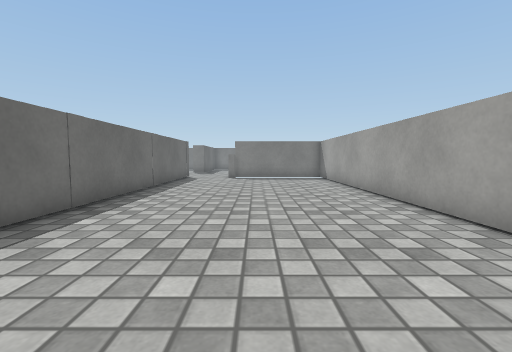
View 1 (above)

24 first-person views from a walk through a scene from a Unity 3-D project. The camera is 0.55 m above the floor, tilts 4° down and sees 90° across. The floor is counted in squares, 0.5 m on a side. Each view is taken from the middle of a square. On the plan, view 1 faces up. The plan holds only what a view shows up to about 11 squares ahead; the rest is blank. The place goes on beyond the plan. Surface patterns are stand-ins for the level's own textures.

View 2
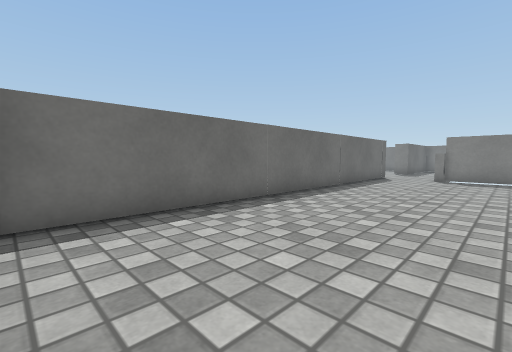

View 3
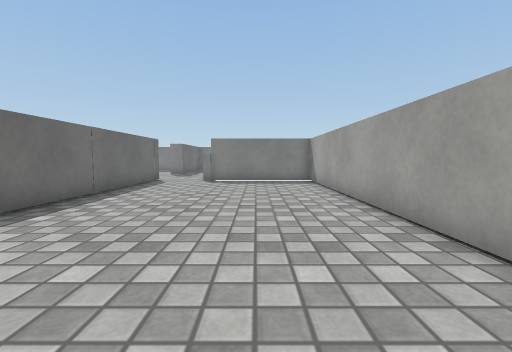

View 4
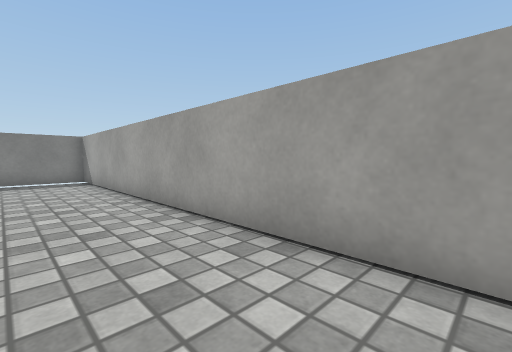

View 5
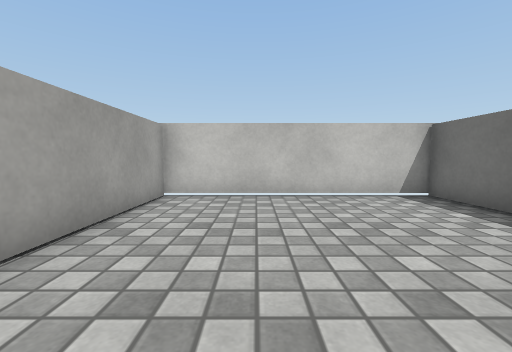

View 6
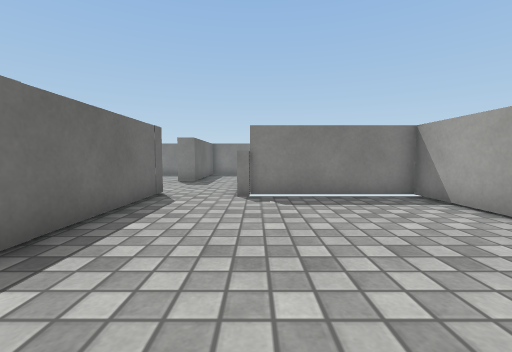

View 7
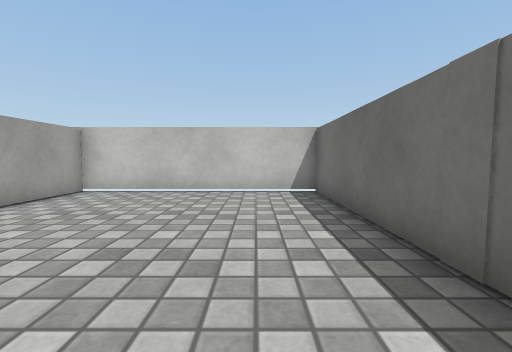

View 8
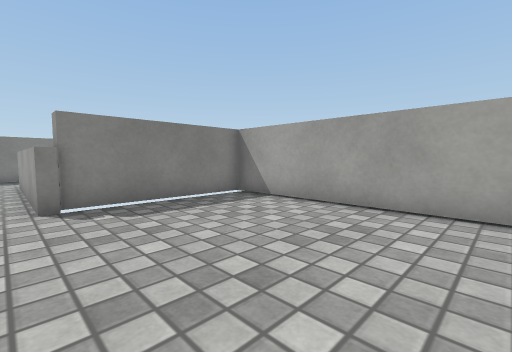

View 9
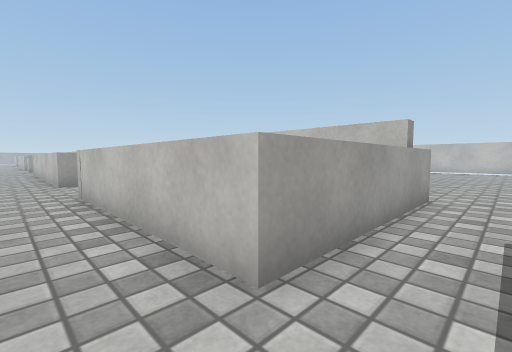

View 10
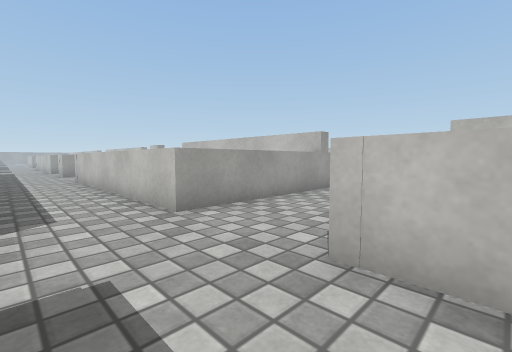

View 11
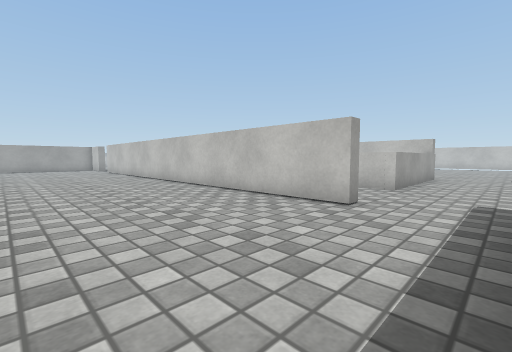

View 12
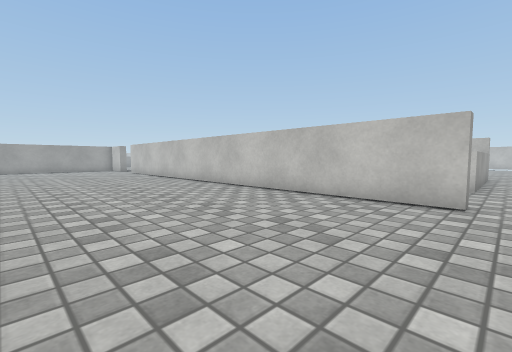

View 13
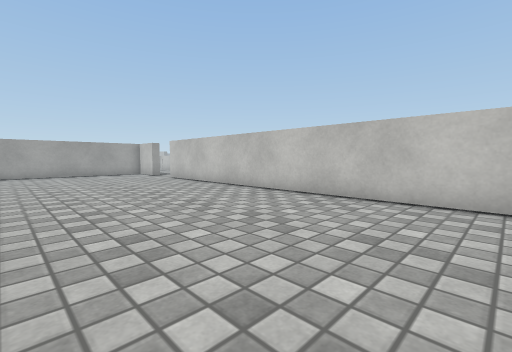

View 14
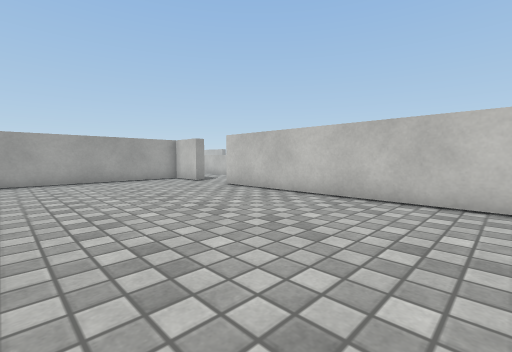

View 15
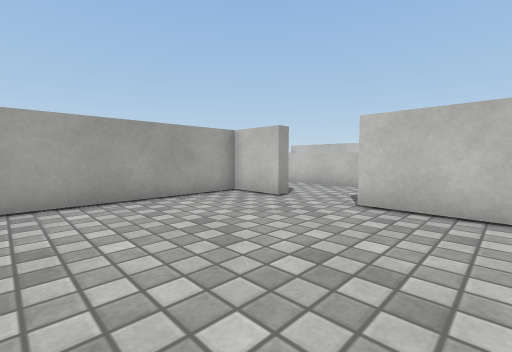

View 16
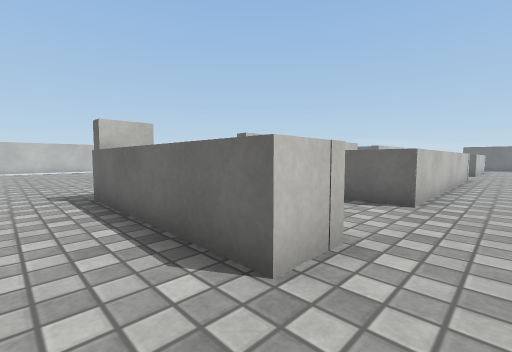

View 17
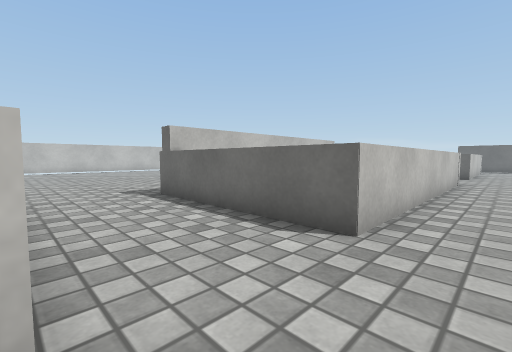

View 18
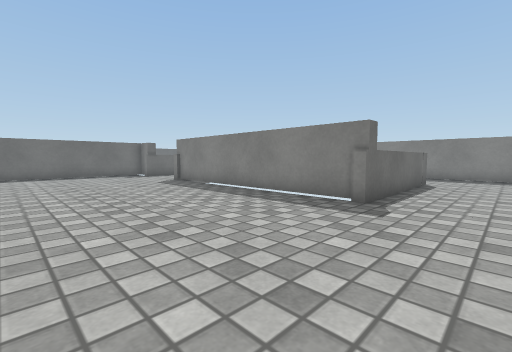

View 19
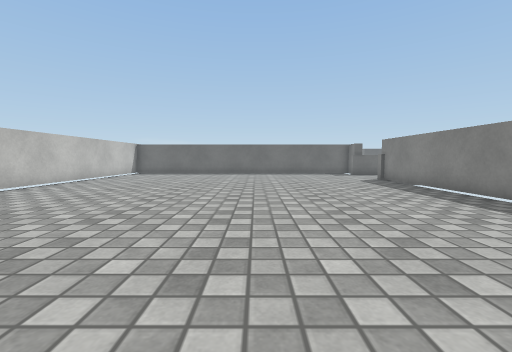

View 20
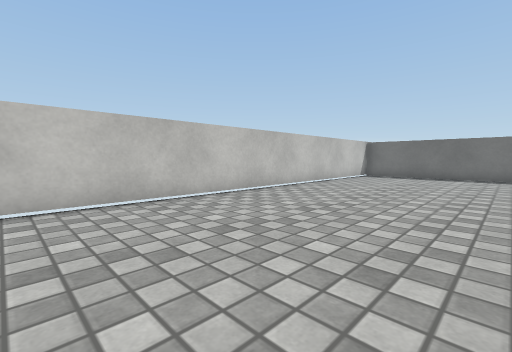

View 21
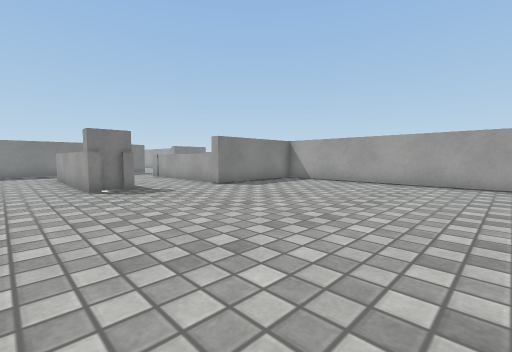

View 22
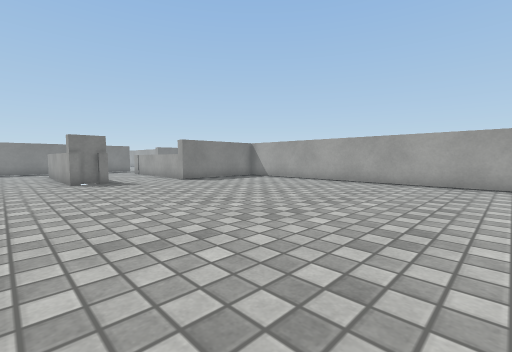

View 23
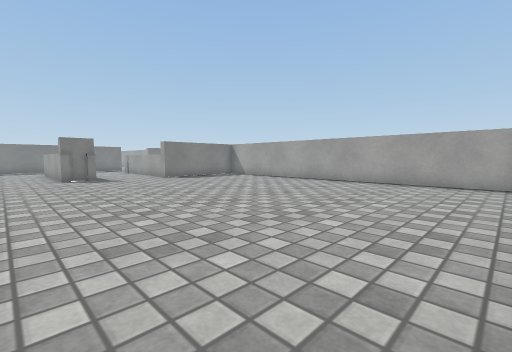

View 24
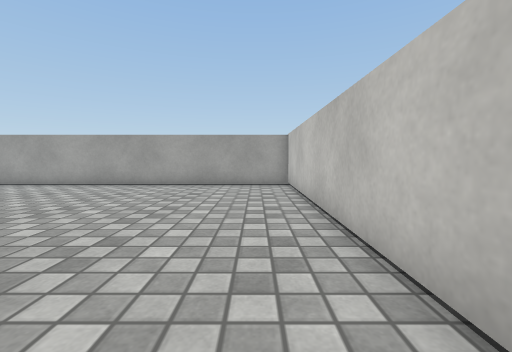

### Floor plan
Key: @ floor where view 1 was taken; # wall or solid block; . floor; ^ raised ledge; B block.
Columns run from 4 left of view 1 to 32 right of it. Each row starts with its distance up from view 1.
 31             ........................#
 30           ..........................#
 29           ..........................#
 28           ..........................#
 27           ..........................#
 26           ..........................#
 25           ..........................#
 24           ...###################..###
 23         ..................      ...
 22  .............................  ....
 21  .............................   ...
 20  ..^^^^^^^...^^^^^^^^^^...BB..   ^^^
 19  ..^      ...^        ^...^^..
 18 ...^      ...^        ^...^^..
 17 ...^      ...^        ^...^^..
 16 ...^      ...^        ^...^^..
 15 #..######   .##########...##..
 14 #.......#      ................#
 13 #.......#      .................
 12 #.......#     ...................   #
 11 #.......#    ..................... .#
 10 #.......#   ........................#
  9 #.......#  .........................#
  8 #.......#  .........................#
  7 #.......#      .....................#
  6 #.......#...........................#
  5 #.......# ..........................#
  4 #.......#  .........................#
  3 #.......#   ........................#
  2 #.......#    .......................#
  1 #.......#     ......................#
  0 #...@...#      .....................#
 -1 #########      ######################

Positions as (right, up) in squares from view 1, and headings:
1: (0, 0), facing up
2: (1, 0), facing up-left
3: (1, 2), facing up
4: (1, 1), facing up-right
5: (1, 7), facing down
6: (-1, 7), facing up
7: (-2, 8), facing down
8: (-2, 8), facing up-right
9: (-3, 22), facing down-right
10: (4, 23), facing down-right
11: (6, 30), facing down-right
12: (8, 31), facing down-right
13: (14, 31), facing down-right
14: (19, 31), facing down-right
15: (25, 30), facing down-right
16: (25, 22), facing down-left
17: (22, 22), facing down-left
18: (21, 8), facing up-left
19: (22, 8), facing left
20: (20, 6), facing down-left
21: (20, 5), facing up-right
22: (20, 2), facing up-right
23: (20, 0), facing up-right
24: (21, 1), facing right
